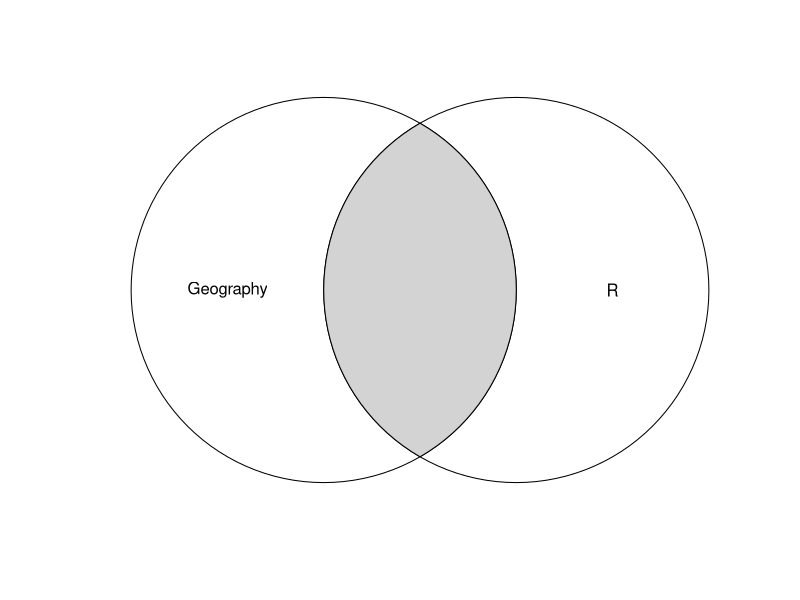

Write R code to recreate this figure.
library(sf)
p = st_sfc(st_point(c(0, 1)), st_point(c(1, 1)))
b = st_buffer(p, dist = 1)
i = st_intersection(b[1], b[2])
plot(b)
text(x = c(-0.5, 1.5), y = 1, labels = c("Geography", "R"))
plot(i, col = "lightgrey", add = TRUE)
